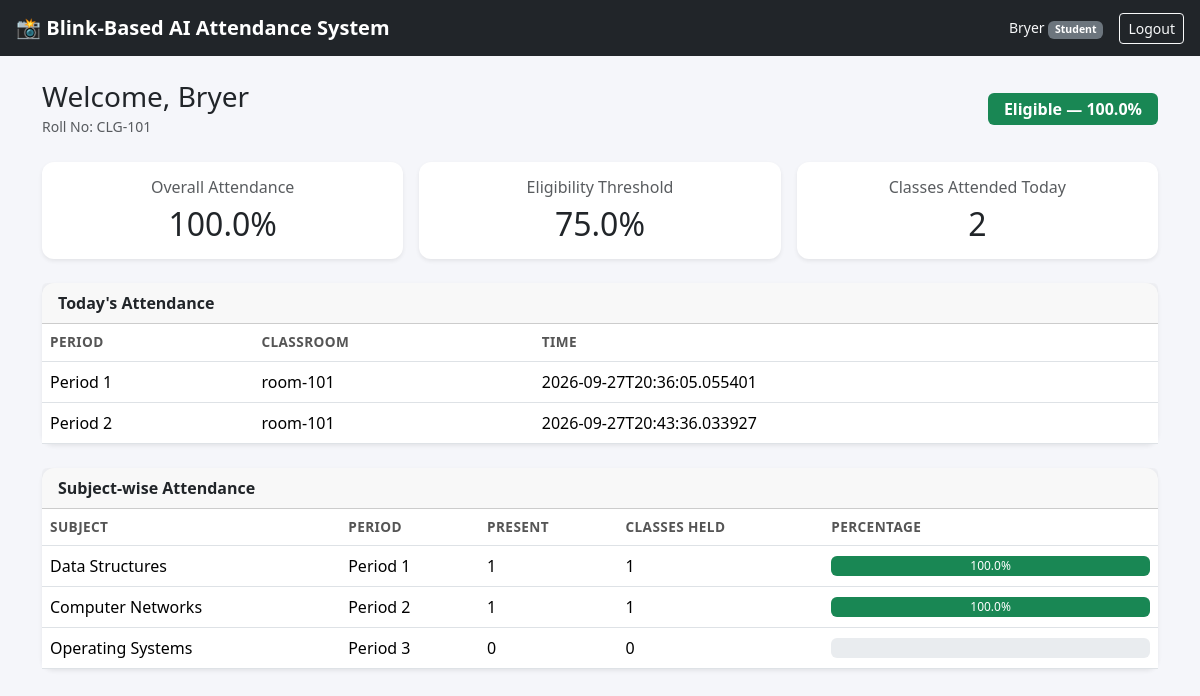
The page /student/dashboard (signed in) on the database its author committed.
### tables this page shows
CREATE TABLE attendance (
            id INTEGER PRIMARY KEY AUTOINCREMENT,
            student_name TEXT NOT NULL,
            period TEXT NOT NULL,
            classroom_id TEXT NOT NULL,
            timestamp TEXT NOT NULL
        );

CREATE TABLE subjects (
            id INTEGER PRIMARY KEY AUTOINCREMENT,
            subject_name TEXT NOT NULL,
            period_name TEXT NOT NULL UNIQUE,
            faculty_username TEXT NOT NULL
        );

### app.py (the view)
@app.route("/student/dashboard")
@login_required(role="student")
def student_dashboard():
    conn = get_db()
    student_name = session["full_name"]
    today = datetime.now().strftime("%Y-%m-%d")
    daily = conn.execute(
        "SELECT * FROM attendance WHERE student_name = ? AND timestamp LIKE ? ORDER BY timestamp",
        (student_name, f"{today}%"),
    ).fetchall()
    subjects = conn.execute("SELECT * FROM subjects ORDER BY period_name").fetchall()
    subject_stats = []
    total_present, total_held = 0, 0
    for subj in subjects:
        period = subj["period_name"]
        sessions_held = conn.execute(
            "SELECT COUNT(DISTINCT substr(timestamp, 1, 10) || '|' || classroom_id) AS c "
            "FROM attendance WHERE period = ?",
            (period,),
        ).fetchone()["c"]
        present = conn.execute(
            "SELECT COUNT(*) AS c FROM attendance WHERE student_name = ? AND period = ?",
            (student_name, period),
        ).fetchone()["c"]
        pct = round((present / sessions_held) * 100, 1) if sessions_held else 0.0
        subject_stats.append({
            "subject": subj["subject_name"],
            "period": period,
            "present": present,
            "held": sessions_held,
            "percentage": pct,
        })
        total_present += present
        total_held += sessions_held
    overall_pct = round((total_present / total_held) * 100, 1) if total_held else 0.0
    eligible = overall_pct >= ELIGIBILITY_THRESHOLD
    conn.close()
    return render_template(
        "student_dashboard.html",
        student_name=student_name,
        roll_number=session.get("roll_number"),
        daily=daily,
        subject_stats=subject_stats,
        overall_pct=overall_pct,
        eligible=eligible,
        threshold=ELIGIBILITY_THRESHOLD,
    )

### app.py (called while the page is built)
def get_db():
    conn = sqlite3.connect(DB_PATH)
    conn.row_factory = sqlite3.Row
    conn.execute("PRAGMA foreign_keys = ON")
    return conn

def login_required(role=None):
    def decorator(f):
        @wraps(f)
        def wrapper(*args, **kwargs):
            if "user_id" not in session:
                flash("Please log in to continue.", "error")
                return redirect(url_for("login"))
            if role and session.get("role") != role:
                flash("You don't have access to that page.", "error")
                return redirect(url_for("login"))
            return f(*args, **kwargs)
        return wrapper
    return decorator

### templates/student_dashboard.html (shortened to what this page needs)
{% extends "base.html" %}
{% block content %}
<div class="d-flex justify-content-between align-items-center flex-wrap gap-2 mb-4">
  <div>
    <h3 class="mb-0">Welcome, {{ student_name }}</h3>
    <small class="text-muted">Roll No: {{ roll_number or '—' }}</small>
  </div>
  <span class="badge fs-6 px-3 py-2 {{ 'bg-success' if eligible else 'bg-danger' }}">
    {{ 'Eligible' if eligible else 'Not Eligible' }} — {{ overall_pct }}%
  </span>
</div>
<div class="row g-3 mb-4">
  <div class="col-md-4">
    <div class="card text-center shadow-sm">
      <div class="card-body">
        <h6 class="text-muted mb-2">Overall Attendance</h6>
        <h2 class="mb-0">{{ overall_pct }}%</h2>
      </div>
    </div>
  </div>
  <div class="col-md-4">
    <div class="card text-center shadow-sm">
      <div class="card-body">
        <h6 class="text-muted mb-2">Eligibility Threshold</h6>
        <h2 class="mb-0">{{ threshold }}%</h2>
      </div>
    </div>
  </div>
  <div class="col-md-4">
    <div class="card text-center shadow-sm">
      <div class="card-body">
        <h6 class="text-muted mb-2">Classes Attended Today</h6>
        <h2 class="mb-0">{{ daily|length }}</h2>
      </div>
    </div>
  </div>
</div>
<div class="card shadow-sm mb-4">
  <div class="card-header fw-semibold">Today's Attendance</div>
  <div class="card-body p-0">
    <table class="table mb-0 align-middle">
      <thead>
        <tr><th>Period</th><th>Classroom</th><th>Time</th></tr>
      </thead>
      <tbody>
        {% for r in daily %}
        <tr>
          <td>{{ r['period'] }}</td>
          <td>{{ r['classroom_id'] }}</td>
          <td>{{ r['timestamp'] }}</td>
        </tr>
        {% else %}
        <tr><td colspan="3" class="text-center text-muted py-4">No attendance marked yet today.</td></tr>
        {% endfor %}
      </tbody>
    </table>
  </div>
</div>
<div class="card shadow-sm">
  <div class="card-header fw-semibold">Subject-wise Attendance</div>
  <div class="card-body p-0">
    <table class="table mb-0 align-middle">
      <thead>
        <tr><th>Subject</th><th>Period</th><th>Present</th><th>Classes Held</th><th style="width: 30%;">Percentage</th></tr>
      </thead>
      <tbody>
        {% for s in subject_stats %}
        <tr>
          <td>{{ s.subject }}</td>
          <td>{{ s.period }}</td>
          <td>{{ s.present }}</td>
          <td>{{ s.held }}</td>
          <td>
            <div class="progress" style="height: 20px;">
              <div class="progress-bar {{ 'bg-success' if s.percentage >= threshold else 'bg-danger' }}"
                   style="width: {{ s.percentage }}%;">
                {{ s.percentage }}%
              </div>
            </div>
          </td>
        </tr>
        {% else %}
        <tr><td colspan="5" class="text-center text-muted py-4">No subjects configured yet — ask faculty to run seed_data.py.</td></tr>
        {% endfor %}
      </tbody>
    </table>
  </div>
</div>
{% endblock %}

### static/css/style.css (style rules this page uses)
body { background: #f5f6fa; }
.card { border: none; border-radius: 12px; }
.table thead th { font-weight: 600; font-size: 0.85rem; text-transform: uppercase; letter-spacing: 0.03em; color: #555; }

### rows shown on the page
attendance: period "Period 1", classroom_id "room-101", timestamp "2026-09-27T20:36:05.055401"
attendance: period "Period 2", classroom_id "room-101", timestamp "2026-09-27T20:43:36.033927"
subjects: subject "Data Structures", period "Period 1", present "1", held "1", percentage "100.0"
subjects: subject "Computer Networks", period "Period 2", present "1", held "1", percentage "100.0"
subjects: subject "Operating Systems", period "Period 3", present "0", held "0"

### other values the page prints
{{ session.get('full_name') }} "Bryer"
{{ session.get('role')|capitalize }} "Student"
{{ student_name }} "Bryer"
{{ roll_number or '—' }} "CLG-101"
{{ 'Eligible' if eligible else 'Not Eligible' }} "Eligible"
{{ overall_pct }} "100.0"
{{ threshold }} "75.0"
{{ daily|length }} "2"
